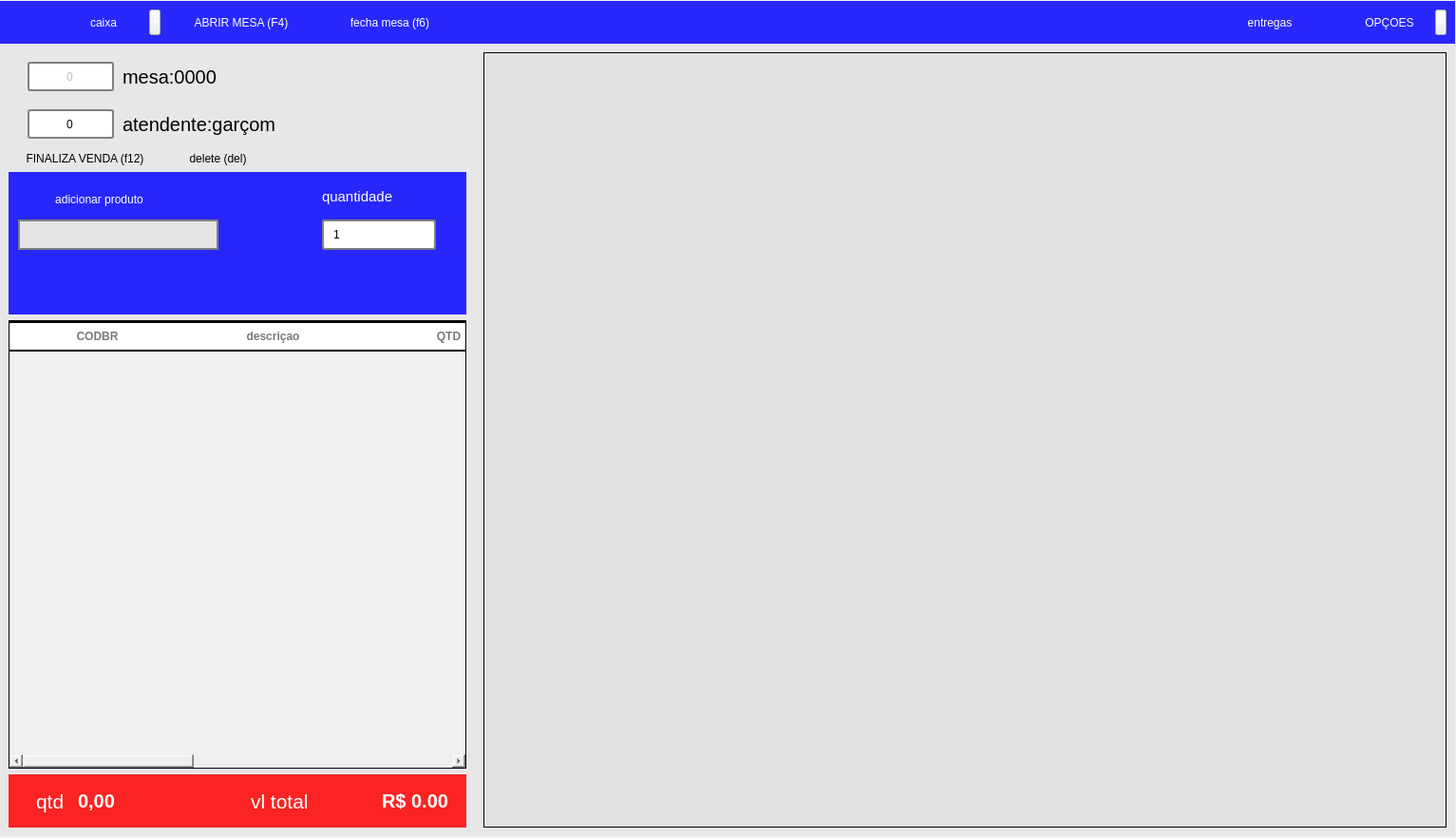
<?xml version="1.0" encoding="UTF-8"?>
<ui version="4.0">
 <class>Formrestaurante</class>
 <widget class="QWidget" name="Formrestaurante">
  <property name="windowModality">
   <enum>Qt::ApplicationModal</enum>
  </property>
  <property name="geometry">
   <rect>
    <x>0</x>
    <y>0</y>
    <width>1533</width>
    <height>882</height>
   </rect>
  </property>
  <property name="windowTitle">
   <string>RESTAURANTE</string>
  </property>
  <property name="windowIcon">
   <iconset resource="../assets/file.qrc">
    <normaloff>:/telainicial/telainicial/restauranteICONE.png</normaloff>:/telainicial/telainicial/restauranteICONE.png</iconset>
  </property>
  <property name="styleSheet">
   <string notr="true">border:none;
text-transform: uppercase;
</string>
  </property>
  <layout class="QHBoxLayout" name="horizontalLayout">
   <property name="spacing">
    <number>0</number>
   </property>
   <property name="leftMargin">
    <number>0</number>
   </property>
   <property name="topMargin">
    <number>0</number>
   </property>
   <property name="rightMargin">
    <number>0</number>
   </property>
   <property name="bottomMargin">
    <number>0</number>
   </property>
   <item>
    <widget class="QWidget" name="fundo" native="true">
     <layout class="QVBoxLayout" name="verticalLayout_2">
      <property name="spacing">
       <number>0</number>
      </property>
      <property name="leftMargin">
       <number>0</number>
      </property>
      <property name="topMargin">
       <number>0</number>
      </property>
      <property name="rightMargin">
       <number>0</number>
      </property>
      <property name="bottomMargin">
       <number>0</number>
      </property>
      <item>
       <widget class="QWidget" name="widget" native="true">
        <property name="styleSheet">
         <string notr="true">background-color: none;</string>
        </property>
        <layout class="QVBoxLayout" name="verticalLayout_5">
         <property name="spacing">
          <number>0</number>
         </property>
         <property name="leftMargin">
          <number>0</number>
         </property>
         <property name="topMargin">
          <number>1</number>
         </property>
         <property name="rightMargin">
          <number>1</number>
         </property>
         <property name="bottomMargin">
          <number>2</number>
         </property>
         <item>
          <widget class="QFrame" name="fr_TituloClientes">
           <property name="minimumSize">
            <size>
             <width>0</width>
             <height>45</height>
            </size>
           </property>
           <property name="maximumSize">
            <size>
             <width>16777215</width>
             <height>16777215</height>
            </size>
           </property>
           <property name="styleSheet">
            <string notr="true">QFrame#fr_TituloClientes{
color:red;
border: none;
background-color: qlineargradient(spread:pad, x1:1, y1:1, x2:1, y2:1, stop:0 rgba(0, 0, 255, 212), stop:1 rgba(255, 255, 255, 255));}

QToolButton { /* all types of tool button */
      padding:5px 25px;
	color: rgb(255, 255, 255);
	font: 14pt &quot;Segoe UI&quot;;
}


QToolButton:pressed {
    background-color: qlineargradient(x1: 0, y1: 0, x2: 0, y2: 1,
                                      stop: 0 #dadbde, stop: 1 #f6f7fa);
}

QToolButton:hover{
	background-color: qlineargradient(spread:pad, x1:1, y1:1, x2:1, y2:1, stop:0 rgba(0, 0, 255, 91), stop:1 rgba(255, 255, 255, 255));
}
QToolButton::menu-arrow {
   
	image: url(:/seta/icons/arrow_down.gif);
}
</string>
           </property>
           <layout class="QHBoxLayout" name="horizontalLayout_3">
            <item>
             <spacer name="horizontalSpacer_2">
              <property name="orientation">
               <enum>Qt::Horizontal</enum>
              </property>
              <property name="sizeType">
               <enum>QSizePolicy::Fixed</enum>
              </property>
              <property name="sizeHint" stdset="0">
               <size>
                <width>40</width>
                <height>20</height>
               </size>
              </property>
             </spacer>
            </item>
            <item>
             <widget class="QToolButton" name="toolButton">
              <property name="minimumSize">
               <size>
                <width>120</width>
                <height>0</height>
               </size>
              </property>
              <property name="focusPolicy">
               <enum>Qt::NoFocus</enum>
              </property>
              <property name="styleSheet">
               <string notr="true"/>
              </property>
              <property name="text">
               <string>caixa</string>
              </property>
              <property name="icon">
               <iconset resource="../assets/file.qrc">
                <normaloff>:/novobranco/telainicial/caixabranco.png</normaloff>:/novobranco/telainicial/caixabranco.png</iconset>
              </property>
              <property name="iconSize">
               <size>
                <width>40</width>
                <height>35</height>
               </size>
              </property>
              <property name="popupMode">
               <enum>QToolButton::MenuButtonPopup</enum>
              </property>
              <property name="toolButtonStyle">
               <enum>Qt::ToolButtonTextUnderIcon</enum>
              </property>
             </widget>
            </item>
            <item>
             <widget class="QToolButton" name="bt_criamesa">
              <property name="minimumSize">
               <size>
                <width>120</width>
                <height>0</height>
               </size>
              </property>
              <property name="sizeIncrement">
               <size>
                <width>120</width>
                <height>0</height>
               </size>
              </property>
              <property name="focusPolicy">
               <enum>Qt::NoFocus</enum>
              </property>
              <property name="text">
               <string>ABRIR MESA (F4)</string>
              </property>
              <property name="icon">
               <iconset resource="../assets/file.qrc">
                <normaloff>:/novobranco/telainicial/MESABRANCA.png</normaloff>:/novobranco/telainicial/MESABRANCA.png</iconset>
              </property>
              <property name="iconSize">
               <size>
                <width>40</width>
                <height>35</height>
               </size>
              </property>
              <property name="shortcut">
               <string>F4</string>
              </property>
              <property name="toolButtonStyle">
               <enum>Qt::ToolButtonTextUnderIcon</enum>
              </property>
             </widget>
            </item>
            <item>
             <widget class="QToolButton" name="bt_fechamesa">
              <property name="focusPolicy">
               <enum>Qt::NoFocus</enum>
              </property>
              <property name="text">
               <string>fecha mesa (f6)</string>
              </property>
              <property name="icon">
               <iconset resource="../assets/file.qrc">
                <normaloff>:/novobranco/telainicial/apagabranco.png</normaloff>:/novobranco/telainicial/apagabranco.png</iconset>
              </property>
              <property name="iconSize">
               <size>
                <width>40</width>
                <height>35</height>
               </size>
              </property>
              <property name="toolButtonStyle">
               <enum>Qt::ToolButtonTextUnderIcon</enum>
              </property>
             </widget>
            </item>
            <item>
             <spacer name="horizontalSpacer">
              <property name="orientation">
               <enum>Qt::Horizontal</enum>
              </property>
              <property name="sizeHint" stdset="0">
               <size>
                <width>40</width>
                <height>20</height>
               </size>
              </property>
             </spacer>
            </item>
            <item>
             <widget class="QToolButton" name="toolButton_4">
              <property name="minimumSize">
               <size>
                <width>120</width>
                <height>0</height>
               </size>
              </property>
              <property name="text">
               <string>entregas</string>
              </property>
              <property name="icon">
               <iconset resource="../assets/file.qrc">
                <normaloff>:/novobranco/telainicial/entregabranco.png</normaloff>:/novobranco/telainicial/entregabranco.png</iconset>
              </property>
              <property name="iconSize">
               <size>
                <width>40</width>
                <height>35</height>
               </size>
              </property>
              <property name="toolButtonStyle">
               <enum>Qt::ToolButtonTextUnderIcon</enum>
              </property>
             </widget>
            </item>
            <item>
             <widget class="QToolButton" name="toolButton_3">
              <property name="minimumSize">
               <size>
                <width>120</width>
                <height>0</height>
               </size>
              </property>
              <property name="text">
               <string>OPÇOES</string>
              </property>
              <property name="icon">
               <iconset resource="../assets/file.qrc">
                <normaloff>:/novobranco/telainicial/setabaixo.png</normaloff>:/novobranco/telainicial/setabaixo.png</iconset>
              </property>
              <property name="iconSize">
               <size>
                <width>40</width>
                <height>35</height>
               </size>
              </property>
              <property name="popupMode">
               <enum>QToolButton::MenuButtonPopup</enum>
              </property>
              <property name="toolButtonStyle">
               <enum>Qt::ToolButtonTextUnderIcon</enum>
              </property>
             </widget>
            </item>
           </layout>
          </widget>
         </item>
         <item>
          <widget class="QWidget" name="widget_2" native="true">
           <property name="styleSheet">
            <string notr="true">QWidget#widget_2{
text-transform: uppercase;
border:1px solid blue;
	background-color: rgb(231, 231, 231);
}</string>
           </property>
           <layout class="QHBoxLayout" name="horizontalLayout_4">
            <property name="spacing">
             <number>0</number>
            </property>
            <property name="leftMargin">
             <number>0</number>
            </property>
            <property name="topMargin">
             <number>0</number>
            </property>
            <property name="rightMargin">
             <number>0</number>
            </property>
            <property name="bottomMargin">
             <number>0</number>
            </property>
            <item>
             <widget class="QWidget" name="widget_3" native="true">
              <property name="maximumSize">
               <size>
                <width>500</width>
                <height>16777215</height>
               </size>
              </property>
              <property name="styleSheet">
               <string notr="true">QWidget#widget_3{
text-transform: uppercase;

	background-color: rgb(231, 231, 231);
}</string>
              </property>
              <layout class="QVBoxLayout" name="verticalLayout_3">
               <property name="spacing">
                <number>6</number>
               </property>
               <property name="leftMargin">
                <number>9</number>
               </property>
               <property name="topMargin">
                <number>9</number>
               </property>
               <property name="rightMargin">
                <number>9</number>
               </property>
               <property name="bottomMargin">
                <number>9</number>
               </property>
               <item>
                <widget class="QFrame" name="frame">
                 <property name="minimumSize">
                  <size>
                   <width>0</width>
                   <height>120</height>
                  </size>
                 </property>
                 <property name="styleSheet">
                  <string notr="true">QLineEdit {
    border: 2px solid gray;
    border-radius: 3px;
    padding: 0 8px;
	background-color: rgb(229, 229, 229);

}</string>
                 </property>
                 <property name="frameShape">
                  <enum>QFrame::StyledPanel</enum>
                 </property>
                 <property name="frameShadow">
                  <enum>QFrame::Raised</enum>
                 </property>
                 <widget class="QLabel" name="label_4">
                  <property name="geometry">
                   <rect>
                    <x>120</x>
                    <y>10</y>
                    <width>191</width>
                    <height>31</height>
                   </rect>
                  </property>
                  <property name="font">
                   <font>
                    <pointsize>15</pointsize>
                   </font>
                  </property>
                  <property name="text">
                   <string>mesa:0000</string>
                  </property>
                 </widget>
                 <widget class="QLabel" name="label_5">
                  <property name="geometry">
                   <rect>
                    <x>120</x>
                    <y>60</y>
                    <width>251</width>
                    <height>31</height>
                   </rect>
                  </property>
                  <property name="font">
                   <font>
                    <pointsize>15</pointsize>
                   </font>
                  </property>
                  <property name="text">
                   <string>atendente:garçom</string>
                  </property>
                 </widget>
                 <widget class="QSpinBox" name="spin_mesa">
                  <property name="enabled">
                   <bool>false</bool>
                  </property>
                  <property name="geometry">
                   <rect>
                    <x>20</x>
                    <y>10</y>
                    <width>91</width>
                    <height>31</height>
                   </rect>
                  </property>
                  <property name="focusPolicy">
                   <enum>Qt::ClickFocus</enum>
                  </property>
                  <property name="styleSheet">
                   <string notr="true">font: 14pt &quot;Segoe UI&quot;;
border: 2px solid gray;
    border-radius: 3px;
    padding: 0 8px;
background-color: rgb(255, 255, 255);</string>
                  </property>
                  <property name="alignment">
                   <set>Qt::AlignCenter</set>
                  </property>
                  <property name="buttonSymbols">
                   <enum>QAbstractSpinBox::NoButtons</enum>
                  </property>
                  <property name="specialValueText">
                   <string/>
                  </property>
                  <property name="maximum">
                   <number>1200</number>
                  </property>
                 </widget>
                 <widget class="QSpinBox" name="spin_garcon">
                  <property name="geometry">
                   <rect>
                    <x>20</x>
                    <y>60</y>
                    <width>91</width>
                    <height>31</height>
                   </rect>
                  </property>
                  <property name="styleSheet">
                   <string notr="true">font: 14pt &quot;Segoe UI&quot;;
border: 2px solid gray;
    border-radius: 3px;
    padding: 0 8px;
background-color: rgb(255, 255, 255);</string>
                  </property>
                  <property name="alignment">
                   <set>Qt::AlignCenter</set>
                  </property>
                  <property name="buttonSymbols">
                   <enum>QAbstractSpinBox::NoButtons</enum>
                  </property>
                  <property name="specialValueText">
                   <string/>
                  </property>
                  <property name="maximum">
                   <number>1200</number>
                  </property>
                 </widget>
                 <widget class="QLabel" name="data">
                  <property name="geometry">
                   <rect>
                    <x>310</x>
                    <y>10</y>
                    <width>121</width>
                    <height>31</height>
                   </rect>
                  </property>
                  <property name="text">
                   <string/>
                  </property>
                  <property name="alignment">
                   <set>Qt::AlignCenter</set>
                  </property>
                 </widget>
                 <widget class="QPushButton" name="bt_finalizaVenda">
                  <property name="geometry">
                   <rect>
                    <x>10</x>
                    <y>100</y>
                    <width>141</width>
                    <height>24</height>
                   </rect>
                  </property>
                  <property name="focusPolicy">
                   <enum>Qt::NoFocus</enum>
                  </property>
                  <property name="text">
                   <string>FINALIZA VENDA (f12)</string>
                  </property>
                  <property name="shortcut">
                   <string>F12</string>
                  </property>
                 </widget>
                 <widget class="QPushButton" name="bt_delete">
                  <property name="geometry">
                   <rect>
                    <x>150</x>
                    <y>100</y>
                    <width>141</width>
                    <height>24</height>
                   </rect>
                  </property>
                  <property name="focusPolicy">
                   <enum>Qt::NoFocus</enum>
                  </property>
                  <property name="toolTip">
                   <string>deleta produto grade</string>
                  </property>
                  <property name="text">
                   <string>delete (del)</string>
                  </property>
                  <property name="shortcut">
                   <string>Del</string>
                  </property>
                 </widget>
                </widget>
               </item>
               <item>
                <widget class="QFrame" name="frame_5">
                 <property name="minimumSize">
                  <size>
                   <width>0</width>
                   <height>150</height>
                  </size>
                 </property>
                 <property name="maximumSize">
                  <size>
                   <width>16777215</width>
                   <height>200</height>
                  </size>
                 </property>
                 <property name="styleSheet">
                  <string notr="true">QFrame{
color:red;
border: none;
background-color: qlineargradient(spread:pad, x1:1, y1:1, x2:1, y2:1, stop:0 rgba(0, 0, 255, 212), stop:1 rgba(255, 255, 255, 255));}
QLineEdit {
    border: 2px solid gray;
	font: 14pt &quot;Segoe UI&quot;;
    padding: 0 8px;
	background-color: rgb(229, 229, 229);

}</string>
                 </property>
                 <property name="frameShape">
                  <enum>QFrame::StyledPanel</enum>
                 </property>
                 <property name="frameShadow">
                  <enum>QFrame::Raised</enum>
                 </property>
                 <widget class="QPushButton" name="bt_adicionarproduto">
                  <property name="geometry">
                   <rect>
                    <x>0</x>
                    <y>20</y>
                    <width>191</width>
                    <height>18</height>
                   </rect>
                  </property>
                  <property name="styleSheet">
                   <string notr="true">color: white;
background-color:none;
font: 75 12pt &quot;MS Shell Dlg 2&quot;;</string>
                  </property>
                  <property name="text">
                   <string>adicionar produto</string>
                  </property>
                 </widget>
                 <widget class="QLineEdit" name="tx_descriproduto">
                  <property name="geometry">
                   <rect>
                    <x>10</x>
                    <y>50</y>
                    <width>211</width>
                    <height>32</height>
                   </rect>
                  </property>
                  <property name="focusPolicy">
                   <enum>Qt::StrongFocus</enum>
                  </property>
                 </widget>
                 <widget class="QPushButton" name="bt_veritem">
                  <property name="geometry">
                   <rect>
                    <x>230</x>
                    <y>50</y>
                    <width>34</width>
                    <height>30</height>
                   </rect>
                  </property>
                  <property name="focusPolicy">
                   <enum>Qt::NoFocus</enum>
                  </property>
                  <property name="toolTip">
                   <string>apera f5 ver itens</string>
                  </property>
                  <property name="text">
                   <string/>
                  </property>
                  <property name="icon">
                   <iconset resource="../assets/file.qrc">
                    <normaloff>:/telainicial/telainicial/lupa.png</normaloff>:/telainicial/telainicial/lupa.png</iconset>
                  </property>
                  <property name="iconSize">
                   <size>
                    <width>30</width>
                    <height>30</height>
                   </size>
                  </property>
                  <property name="shortcut">
                   <string>F5</string>
                  </property>
                 </widget>
                 <widget class="QSpinBox" name="spin_quantidade">
                  <property name="geometry">
                   <rect>
                    <x>330</x>
                    <y>50</y>
                    <width>120</width>
                    <height>32</height>
                   </rect>
                  </property>
                  <property name="minimumSize">
                   <size>
                    <width>120</width>
                    <height>0</height>
                   </size>
                  </property>
                  <property name="maximumSize">
                   <size>
                    <width>120</width>
                    <height>16777215</height>
                   </size>
                  </property>
                  <property name="focusPolicy">
                   <enum>Qt::StrongFocus</enum>
                  </property>
                  <property name="styleSheet">
                   <string notr="true">font: 14pt &quot;Segoe UI&quot;;
border: 2px solid gray;
    border-radius: 3px;
    padding: 0 8px;
background-color: rgb(255, 255, 255);</string>
                  </property>
                  <property name="buttonSymbols">
                   <enum>QAbstractSpinBox::NoButtons</enum>
                  </property>
                  <property name="showGroupSeparator" stdset="0">
                   <bool>false</bool>
                  </property>
                  <property name="maximum">
                   <number>1200</number>
                  </property>
                  <property name="value">
                   <number>1</number>
                  </property>
                 </widget>
                 <widget class="QLabel" name="label_6">
                  <property name="geometry">
                   <rect>
                    <x>330</x>
                    <y>10</y>
                    <width>131</width>
                    <height>31</height>
                   </rect>
                  </property>
                  <property name="font">
                   <font>
                    <pointsize>11</pointsize>
                    <italic>false</italic>
                    <bold>false</bold>
                   </font>
                  </property>
                  <property name="styleSheet">
                   <string notr="true">color: rgb(255, 255, 255);
font: 11pt &quot;Segoe UI&quot;;
background:none;</string>
                  </property>
                  <property name="text">
                   <string>quantidade</string>
                  </property>
                 </widget>
                </widget>
               </item>
               <item>
                <widget class="QTableWidget" name="tb_vendaGrupo">
                 <property name="focusPolicy">
                  <enum>Qt::NoFocus</enum>
                 </property>
                 <property name="styleSheet">
                  <string notr="true">QTableView{
background: #F1F1F1;
color: black;
font-weight: bold;
font-size: 12px;
border:1px solid;
	selection-color: rgb(0, 0, 0);
	selection-background-color: rgb(85, 170, 255);
}
QHeaderView:section{
background: #FFF;

font-size: 12px;
font-family: &quot;Arial&quot;;
font-weight: bold;
color: #797979;
border:none;
border-bottom: 2px solid black;
border-top:2px solid black;
padding:5px 0px;
text-transform: uppercase
}

</string>
                 </property>
                 <property name="editTriggers">
                  <set>QAbstractItemView::NoEditTriggers</set>
                 </property>
                 <property name="tabKeyNavigation">
                  <bool>false</bool>
                 </property>
                 <property name="showDropIndicator" stdset="0">
                  <bool>false</bool>
                 </property>
                 <property name="alternatingRowColors">
                  <bool>true</bool>
                 </property>
                 <property name="selectionMode">
                  <enum>QAbstractItemView::ContiguousSelection</enum>
                 </property>
                 <property name="selectionBehavior">
                  <enum>QAbstractItemView::SelectRows</enum>
                 </property>
                 <property name="showGrid">
                  <bool>true</bool>
                 </property>
                 <property name="gridStyle">
                  <enum>Qt::SolidLine</enum>
                 </property>
                 <attribute name="horizontalHeaderDefaultSectionSize">
                  <number>185</number>
                 </attribute>
                 <attribute name="verticalHeaderVisible">
                  <bool>false</bool>
                 </attribute>
                 <column>
                  <property name="text">
                   <string>CODBR</string>
                  </property>
                 </column>
                 <column>
                  <property name="text">
                   <string>descriçao</string>
                  </property>
                 </column>
                 <column>
                  <property name="text">
                   <string>QTD</string>
                  </property>
                 </column>
                 <column>
                  <property name="text">
                   <string>VL UNID</string>
                  </property>
                 </column>
                 <column>
                  <property name="text">
                   <string>VL TOTAL</string>
                  </property>
                 </column>
                </widget>
               </item>
               <item>
                <widget class="QFrame" name="frame_3">
                 <property name="styleSheet">
                  <string notr="true">QFrame{
	background-color: qlineargradient(spread:pad, x1:1, y1:1, x2:1, y2:1, stop:1 rgba(255, 0, 0, 216));
}</string>
                 </property>
                 <property name="frameShape">
                  <enum>QFrame::StyledPanel</enum>
                 </property>
                 <property name="frameShadow">
                  <enum>QFrame::Raised</enum>
                 </property>
                 <layout class="QHBoxLayout" name="horizontalLayout_5">
                  <item>
                   <spacer name="horizontalSpacer_3">
                    <property name="orientation">
                     <enum>Qt::Horizontal</enum>
                    </property>
                    <property name="sizeHint" stdset="0">
                     <size>
                      <width>40</width>
                      <height>20</height>
                     </size>
                    </property>
                   </spacer>
                  </item>
                  <item>
                   <widget class="QLabel" name="label_2">
                    <property name="font">
                     <font>
                      <pointsize>16</pointsize>
                     </font>
                    </property>
                    <property name="styleSheet">
                     <string notr="true">background-color: none;
color: rgb(255, 255, 255);</string>
                    </property>
                    <property name="text">
                     <string>qtd</string>
                    </property>
                   </widget>
                  </item>
                  <item>
                   <widget class="QLineEdit" name="tx_Quantidade">
                    <property name="focusPolicy">
                     <enum>Qt::NoFocus</enum>
                    </property>
                    <property name="styleSheet">
                     <string notr="true">QLineEdit{
	background-color: qlineargradient(spread:pad, x1:1, y1:1, x2:1, y2:1, stop:0 rgba(255, 0, 0, 0), stop:1 rgba(255, 255, 255, 255));
font-size: 20px;
font-family: &quot;Arial&quot;;
font-weight: bold;
color: white;
border:none;

padding:6px;

}
</string>
                    </property>
                    <property name="text">
                     <string>0,00</string>
                    </property>
                    <property name="alignment">
                     <set>Qt::AlignLeading|Qt::AlignLeft|Qt::AlignVCenter</set>
                    </property>
                   </widget>
                  </item>
                  <item>
                   <widget class="QLabel" name="label">
                    <property name="font">
                     <font>
                      <pointsize>16</pointsize>
                     </font>
                    </property>
                    <property name="styleSheet">
                     <string notr="true">background-color: none;
color: rgb(255, 255, 255);</string>
                    </property>
                    <property name="text">
                     <string>vl total</string>
                    </property>
                   </widget>
                  </item>
                  <item>
                   <widget class="QDoubleSpinBox" name="db_vendas">
                    <property name="focusPolicy">
                     <enum>Qt::NoFocus</enum>
                    </property>
                    <property name="styleSheet">
                     <string notr="true">	background-color: qlineargradient(spread:pad, x1:1, y1:1, x2:1, y2:1, stop:0 rgba(255, 0, 0, 0), stop:1 rgba(255, 255, 255, 255));
font-size: 20px;
font-family: &quot;Arial&quot;;
font-weight: bold;
color: white;
border:none;

padding:6px;</string>
                    </property>
                    <property name="alignment">
                     <set>Qt::AlignRight|Qt::AlignTrailing|Qt::AlignVCenter</set>
                    </property>
                    <property name="buttonSymbols">
                     <enum>QAbstractSpinBox::NoButtons</enum>
                    </property>
                    <property name="showGroupSeparator" stdset="0">
                     <bool>true</bool>
                    </property>
                    <property name="prefix">
                     <string>R$ </string>
                    </property>
                    <property name="maximum">
                     <double>999999.000000000000000</double>
                    </property>
                   </widget>
                  </item>
                 </layout>
                </widget>
               </item>
              </layout>
             </widget>
            </item>
            <item>
             <widget class="QWidget" name="widget_4" native="true">
              <property name="styleSheet">
               <string notr="true">QWidget#widget_4{
text-transform: uppercase;

	background-color: rgb(231, 231, 231);
}</string>
              </property>
              <layout class="QVBoxLayout" name="verticalLayout">
               <item>
                <widget class="QListWidget" name="listGrupoProdutos">
                 <property name="focusPolicy">
                  <enum>Qt::NoFocus</enum>
                 </property>
                 <property name="styleSheet">
                  <string notr="true">QLabel{
	
	font: 10pt &quot;Segoe UI&quot;;
	color: rgb(0, 0, 0);
	
}
QListWidget
{
border : 1px solid black;
background :#e1e1e1 ;
padding:10px;
color: rgb(0, 0, 0);
}
 QListView::item:selected
{
	background-color: rgb(249, 249, 249);
color:white;
border-bottom:2px solid red;

}

QListView::item{
	color: rgb(0, 0, 0);
	background-color: rgb(255, 255, 255);
border:0px solid;
	border-left:2px solid blue;
border-top-right-radius: 2px;
border-bottom-right-radius: 2px;
margin:5px;
}


QPushButton{
	text-align:center;
	color:#fff;
	border:0px;
	
	font-size:20px;
	cursor: pointer;
	background-color: rgb(0, 85, 255);
padding:10px 15px;
}
QPushButton:hover{
background-color:#3668ff;
}

</string>
                 </property>
                 <property name="frameShape">
                  <enum>QFrame::Box</enum>
                 </property>
                 <property name="editTriggers">
                  <set>QAbstractItemView::NoEditTriggers</set>
                 </property>
                 <property name="showDropIndicator" stdset="0">
                  <bool>false</bool>
                 </property>
                 <property name="defaultDropAction">
                  <enum>Qt::IgnoreAction</enum>
                 </property>
                 <property name="alternatingRowColors">
                  <bool>false</bool>
                 </property>
                 <property name="selectionMode">
                  <enum>QAbstractItemView::NoSelection</enum>
                 </property>
                 <property name="selectionBehavior">
                  <enum>QAbstractItemView::SelectItems</enum>
                 </property>
                 <property name="iconSize">
                  <size>
                   <width>80</width>
                   <height>80</height>
                  </size>
                 </property>
                 <property name="textElideMode">
                  <enum>Qt::ElideRight</enum>
                 </property>
                 <property name="movement">
                  <enum>QListView::Free</enum>
                 </property>
                 <property name="flow">
                  <enum>QListView::LeftToRight</enum>
                 </property>
                 <property name="isWrapping" stdset="0">
                  <bool>true</bool>
                 </property>
                 <property name="resizeMode">
                  <enum>QListView::Adjust</enum>
                 </property>
                 <property name="layoutMode">
                  <enum>QListView::Batched</enum>
                 </property>
                 <property name="spacing">
                  <number>0</number>
                 </property>
                 <property name="gridSize">
                  <size>
                   <width>220</width>
                   <height>250</height>
                  </size>
                 </property>
                 <property name="viewMode">
                  <enum>QListView::IconMode</enum>
                 </property>
                 <property name="uniformItemSizes">
                  <bool>false</bool>
                 </property>
                 <property name="batchSize">
                  <number>100</number>
                 </property>
                 <property name="wordWrap">
                  <bool>false</bool>
                 </property>
                 <property name="itemAlignment">
                  <set>Qt::AlignHCenter</set>
                 </property>
                 <property name="sortingEnabled">
                  <bool>false</bool>
                 </property>
                </widget>
               </item>
              </layout>
             </widget>
            </item>
           </layout>
          </widget>
         </item>
        </layout>
       </widget>
      </item>
     </layout>
    </widget>
   </item>
  </layout>
 </widget>
 <tabstops>
  <tabstop>spin_garcon</tabstop>
  <tabstop>tx_descriproduto</tabstop>
  <tabstop>spin_quantidade</tabstop>
  <tabstop>bt_adicionarproduto</tabstop>
  <tabstop>toolButton_3</tabstop>
  <tabstop>bt_delete</tabstop>
  <tabstop>toolButton_4</tabstop>
 </tabstops>
 <resources>
  <include location="../assets/file.qrc"/>
 </resources>
 <connections/>
</ui>
